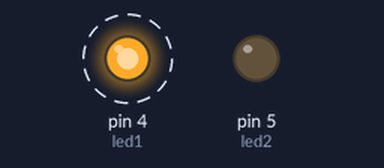
Bench run of a sketch on a simulated Arduino Uno, built with avr-gcc and run on an emulated ATmega328P. Parts: output pins drawn as LEDs (lit = HIGH). Dashed ring = blinking.

Above: at 0.5 s.
Timing chart, 0 to 4.6 s (numbered marks = the images above):
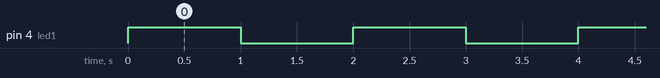

The sketch:

led_4_5.ino
```cpp
int led1=4;
int led2=5;
// the setup function runs once when you press reset or power the board
void setup() {
  // initialize digital pin LED_BUILTIN as an output.
  pinMode(led1, OUTPUT);
  pinMode(led2, OUTPUT);
}

// the loop function runs over and over again forever
void loop() {
  digitalWrite(led1, HIGH);
  digitalWrite(led1, HIGH);
  delay(1000);                       // wait for a second
  digitalWrite(led1, LOW);
  digitalWrite(led2, LOW);
  delay(1000);                       // wait for a second
}
```

Measured:
- by itself, pin 4 (led1): alternates HIGH for 1.0 s and LOW for 1.0 s
